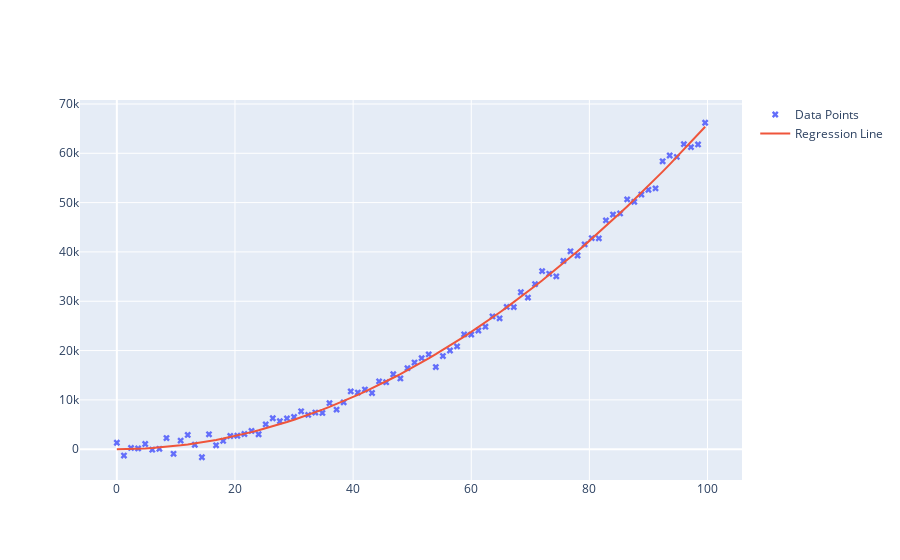

The code cell stored with this chart in its notebook:
### Code cell
y_range = function(input= x_value, theta= theta_train_2)

# Create a new Plotly figure to visualize the data points and the regression line
fig = go.Figure()

# Add a scatter plot for the original data points from the CSV file
fig.add_trace(
    go.Scatter(
        x=x_value[:, 1],  # X values from the 'x' column
        y=y_value.reshape(-1,),  # Y values from the 'y' column
        mode='markers',  # Plot style as markers (points)
        marker=dict(symbol='x'),  # Marker style
        name='Data Points'  # Name for the legend
    )
)

fig.add_trace(
    go.Scatter(
        x=x_value[:, 1],  # X values for the regression line
        y=y_range.reshape(-1,),  # Y values for the regression line
        mode='lines',  # Plot style as a line
        name='Regression Line'  # Name for the legend
    )
)
